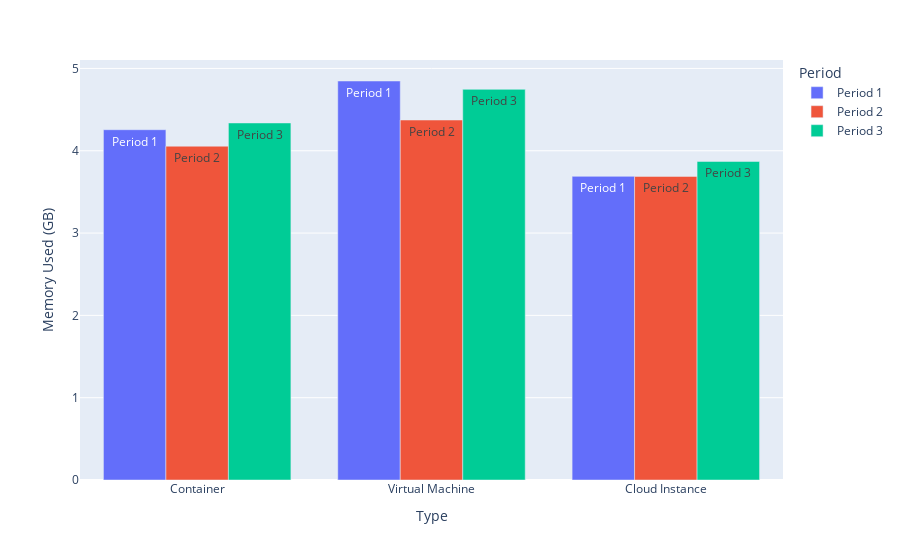

Notebook source saved alongside this figure:
### Markdown cell above
Memory Analysis under 4GB Memory Stress

### Code cell
# Bar plot of the average memory usage for nginx web server under 4G memory stress

container_nginx_memory_4G_average_df = container_nginx_memory_4G_average.transpose().reset_index().rename(columns={0: "Memory Used (GB)", "index": "Period"})
container_nginx_memory_4G_average_df["Type"] = "Container"

vm_nginx_memory_4G_average_df = vm_nginx_memory_4G_average.transpose().reset_index().rename(columns={0: "Memory Used (GB)", "index": "Period"})
vm_nginx_memory_4G_average_df["Type"] = "Virtual Machine"

ec2_nginx_memory_4G_average_df = ec2_nginx_memory_4G_average.transpose().reset_index().rename(columns={0: "Memory Used (GB)", "index": "Period"})
ec2_nginx_memory_4G_average_df["Type"] = "Cloud Instance"

df_4G_average = pd.concat([container_nginx_memory_4G_average_df,vm_nginx_memory_4G_average_df,ec2_nginx_memory_4G_average_df])


fig = px.bar(df_4G_average, x="Type", y="Memory Used (GB)",
             color='Period', barmode="group",text="Period")
fig.show()

### Figure 1 — Plotly figure (JSON) as saved in the notebook; plotly's stock layout.template omitted (floating-point values rounded to 4 significant figures)
{"data": [{"alignmentgroup": "True", "hovertemplate": "Period=%{text}<br>Type=%{x}<br>Memory Used (GB)=%{y}<extra></extra>", "legendgroup": "Period 1", "marker": {"color": "#636efa", "pattern": {"shape": ""}}, "name": "Period 1", "offsetgroup": "Period 1", "orientation": "v", "showlegend": true, "text": ["Period 1", "Period 1", "Period 1"], "textposition": "auto", "type": "bar", "x": ["Container", "Virtual Machine", "Cloud Instance"], "xaxis": "x", "y": [4.256, 4.847, 3.689], "yaxis": "y"}, {"alignmentgroup": "True", "hovertemplate": "Period=%{text}<br>Type=%{x}<br>Memory Used (GB)=%{y}<extra></extra>", "legendgroup": "Period 2", "marker": {"color": "#EF553B", "pattern": {"shape": ""}}, "name": "Period 2", "offsetgroup": "Period 2", "orientation": "v", "showlegend": true, "text": ["Period 2", "Period 2", "Period 2"], "textposition": "auto", "type": "bar", "x": ["Container", "Virtual Machine", "Cloud Instance"], "xaxis": "x", "y": [4.055, 4.373, 3.688], "yaxis": "y"}, {"alignmentgroup": "True", "hovertemplate": "Period=%{text}<br>Type=%{x}<br>Memory Used (GB)=%{y}<extra></extra>", "legendgroup": "Period 3", "marker": {"color": "#00cc96", "pattern": {"shape": ""}}, "name": "Period 3", "offsetgroup": "Period 3", "orientation": "v", "showlegend": true, "text": ["Period 3", "Period 3", "Period 3"], "textposition": "auto", "type": "bar", "x": ["Container", "Virtual Machine", "Cloud Instance"], "xaxis": "x", "y": [4.338, 4.746, 3.87], "yaxis": "y"}], "layout": {"barmode": "group", "legend": {"title": {"text": "Period"}, "tracegroupgap": 0}, "margin": {"t": 60}, "xaxis": {"anchor": "y", "domain": [0, 1], "title": {"text": "Type"}}, "yaxis": {"anchor": "x", "domain": [0, 1], "title": {"text": "Memory Used (GB)"}}}}
